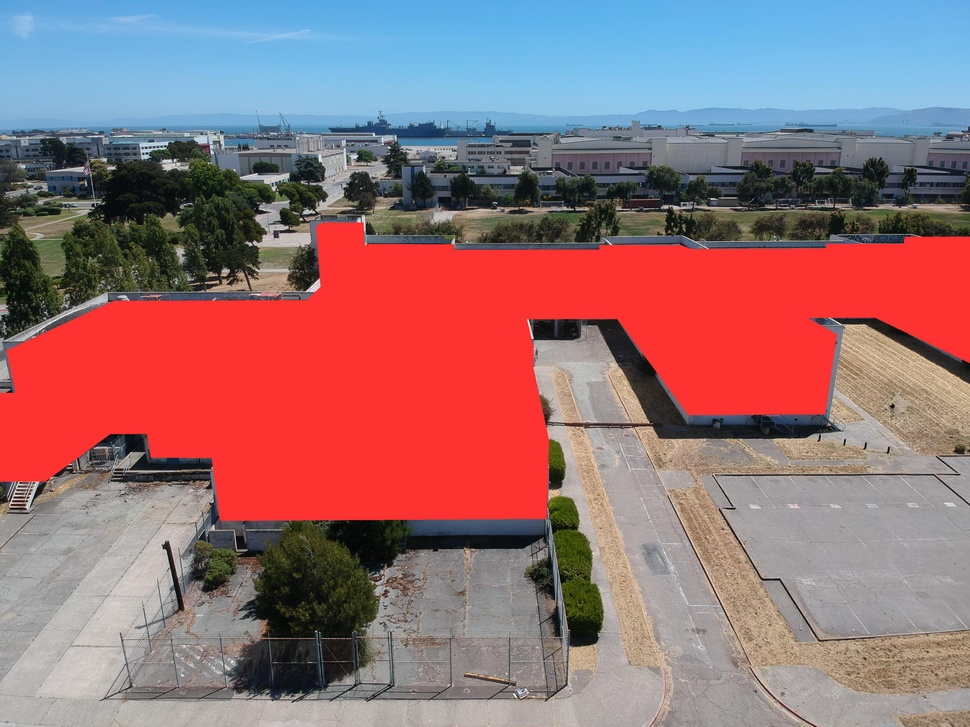
#> input picture image_processing/test_images/DJI_0140.JPG, 970 x 727 px, shrunk from 3968 x 2976 before the run, given in place of DJI_0033.png, which was not available
$ jupyter execute --allow-errors Window_Wall_Ratio_pix4d_HQ.ipynb   (shell and % lines are left out)   (text cells are left out)
#> lines starting #> are read from the running program, lines starting #| are printed output that depends on the picture; after the words box and inside, x2 and y2 are one past the last pixel; in counts of white or black regions, pixels touching at a corner belong together; pictures that were not available may be replaced by others from this repository, and a replacement may not be noted
### image_processing/contour_extraction.py
import cv2
import numpy as np
from shapely import geometry
import image_processing.utils
import matplotlib.pyplot as plt

"""Loads a list of contours from a file."""
# [23 lines left out: function load_contours, not called in this run]

"""Computes a list of contours and writes to a file."""
# [21 lines left out: function extract_contours_to_file, not called in this run]

"""Extracts a set of contours from an image file, as a list."""
def extract_contours(image_file):
    image = cv2.imread(image_file)
    im_bw = 255 - cv2.cvtColor(image, cv2.COLOR_RGB2GRAY)
    (thresh, binarized_im) = cv2.threshold(im_bw, 40.0, 255.0, 0)
    contours, hierarchy = cv2.findContours(binarized_im, cv2.RETR_TREE, cv2.CHAIN_APPROX_SIMPLE)
    contour_list = [[[pixel[0][0], pixel[0][1]] for pixel in contour] for contour in contours]
    return contour_list

### image_processing/utils.py
import numpy as np
from shapely import geometry
import sys
import os
sys.path.append(os.path.dirname(os.path.dirname(os.path.abspath(__file__))))
import image_processing.camera_processing as cp
from PIL import Image

"""Loads an image using Pillow. Will return an RGBA version of the image."""
# [4 lines left out: function load_image, not called in this run]

"""Saves an image to the specified output directory, with a specified filename. Will add a .png extension regardless of the given extension."""
# [4 lines left out: function save_image, not called in this run]

"""Checks if a given point is located within a given polygon."""
def point_within_polygon(point, polygon):
    return polygon.contains(point)

"""Calculates the average projective distance of a facade. Used to compare the distance of facades to the camera."""
# [11 lines left out: function compute_average_projective_distance, not called in this run]


"""Projects a set of points onto a camera image."""
# [12 lines left out: function project_points, not called in this run]

"""Projects a set of facades onto a camera image."""
# [9 lines left out: function get_projected_facades, not called in this run]

"""Creates a list of shapely polygons from a list of lists of points."""
def convert_polygons_shapely(polygons):
    shapely_polys = []
    for polygon in polygons:
        shp_polygon = geometry.Polygon([p for p in polygon])
        shapely_polys.append(shp_polygon)
    return shapely_polys

"""Creates a dictionary mapping filenames to Camera classes (see camera_processing.py)"""
# [7 lines left out: function create_camera_dict, not called in this run]

### Example_Notebooks/Window_Wall_Ratio_pix4d_HQ.ipynb
[cell 1]
from matplotlib.path import Path
import numpy as np
import matplotlib.pyplot as plt
import cv2
from PIL import Image
import argparse
import os, sys
sys.path.append(os.path.dirname(os.getcwd()))
import polygon_primitives.file_writer as fw

from image_processing import extract_window_wall_ratio, utils, contour_extraction
from scipy.spatial import Delaunay

[cell 2]
#Example file
filename = "DJI_0033.JPG"

#directory = "../data/Drone_Flight/"
facade_file = "/Users/stouzani/Desktop/Unstructured_ML/Drone/Drone_Data_Capture/pix4d_HQ/Data_results/merged_polygons.txt"#"../data/Drone_Flight/merged.txt"

image_dir = "/Users/stouzani/Desktop/Unstructured_ML/Drone/Drone_Data_Capture/pix4d_HQ/dji_demo/images/" #directory + "RGB/"
param_dir = "/Users/stouzani/Desktop/Unstructured_ML/Drone/Drone_Data_Capture/pix4d_HQ/pix4d_HQ/1_initial/params/" #directory + "params/"
#predictions_dir = directory + "predictions/"

#> (the rest of this cell did not finish here and is left out)

[cell 3]
window_file = "/Users/stouzani/Desktop/Unstructured_ML/Drone/Drone_Data_Capture/pix4d_HQ/dji_demo/masks_2/DJI_0033.png"
# window_file ='/Users/stouzani/Desktop/Unstructured_ML/Drone/Drone_Data_Capture/pix4d_HQ/dji_demo/mask_GT/DJI_0033_pink.png'

print("Window predictions: ")
image = cv2.imread(window_file)
#> image is the input picture: shape (727, 970, 3); mean B, G, R 117.6, 112.9, 151.1
plt.imshow(image)
plt.show()

#Extract the contours of the window file
contours = contour_extraction.extract_contours(window_file)
#> in extract_contours, `im_bw = 255 - cv2.cvtColor(image, cv2.COLOR_RGB2GRAY)`:
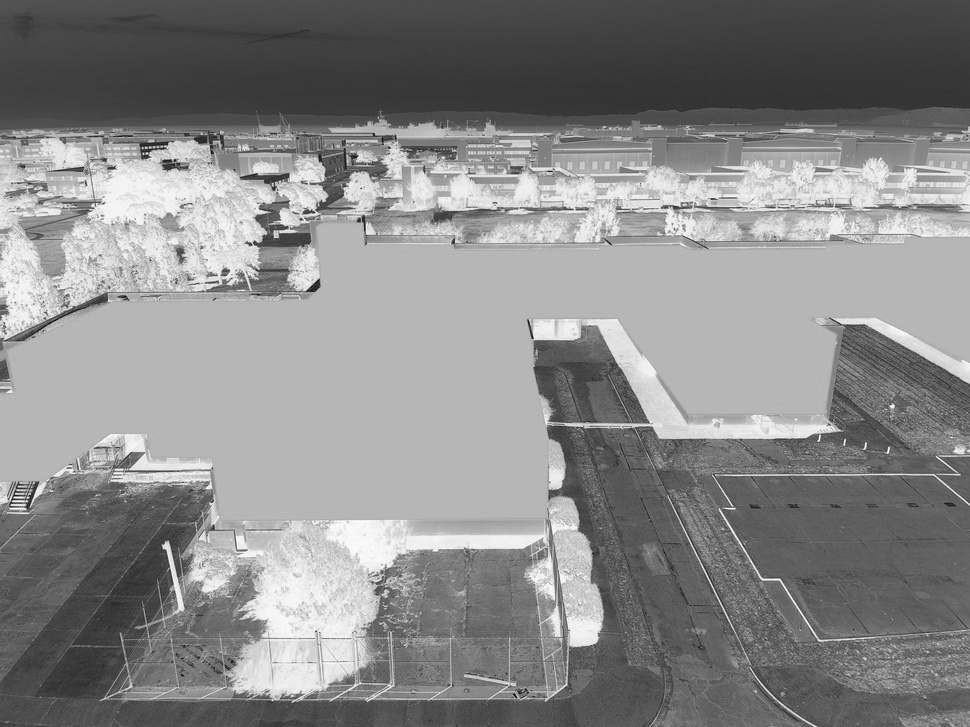
#> im_bw: shape (727, 970); min 2, max 255, mean 136.3
#> in extract_contours, `(thresh, binarized_im) = cv2.threshold(im_bw, 40.0, 255.0, 0)`:
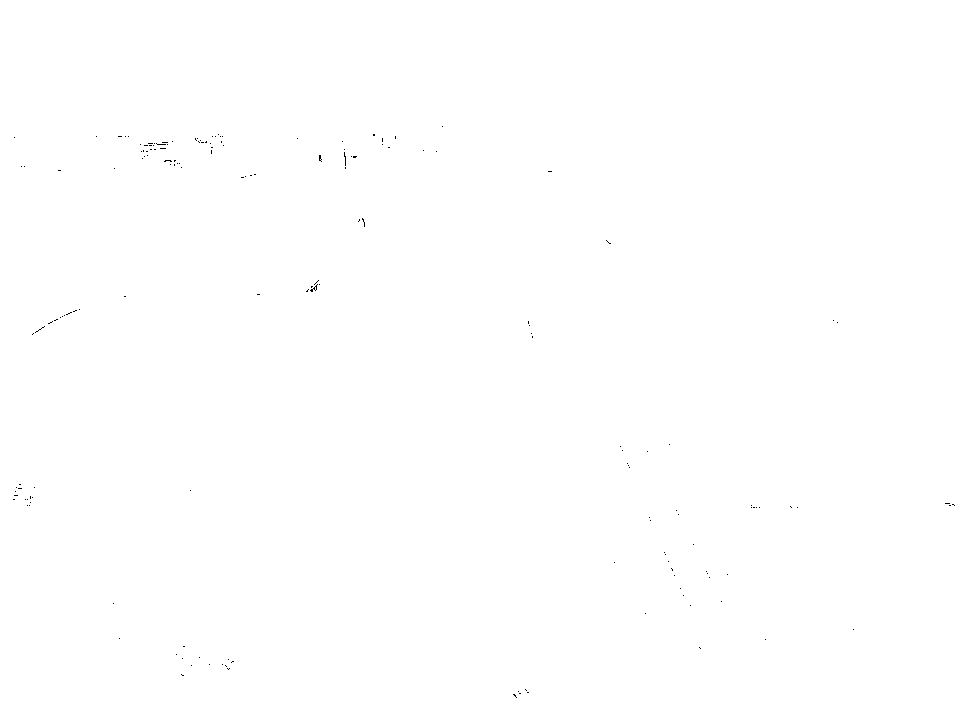
#> binarized_im: shape (727, 970); 99.9% white; black in thin lines or dots, all inside (x1, y1, x2, y2) = (13, 126, 955, 698)
#> in extract_contours, `contours, hierarchy = cv2.findContours(binarized_im, cv2.RETR_TREE, cv..`: contours = 216 contours, 214 with area under 20; largest, box (x1, y1, x2, y2) and area: (0, 0, 970, 727) 703494, (343, 151, 347, 167) 29
#> in extract_contours, `contour_list = [[[pixel[0][0], pixel[0][1]] for pixel in contour] for ..`: contour_list = 216 items
#> contours = 216 items

#Create polygons from the window contours
window_polygons = utils.convert_polygons_shapely(contours)
#> the loop in convert_polygons_shapely, `for polygon in polygons:` made 216 passes
#> polygon on passes 1, 2, 6: [[0, 0], [0, 726], [969, 726], [969, 0]], [[515, 697], [516, 696], [517, 697], [516, 698]], [[517, 691], [518, 690], [519, 691], [518, 692]]
#> window_polygons = 216 items


def plot_shapely_polys(image_file, polys):
    for poly in polys:
        s = poly
        s = poly.simplify(0.1, preserve_topology=True)
        x,y = s.exterior.xy
        plt.plot(x,y)
    plt.show()

print("Extracted contours: ")
plt.imshow(image)
plot_shapely_polys(window_file, window_polygons)
#> in plot_shapely_polys, `plt.show()`:
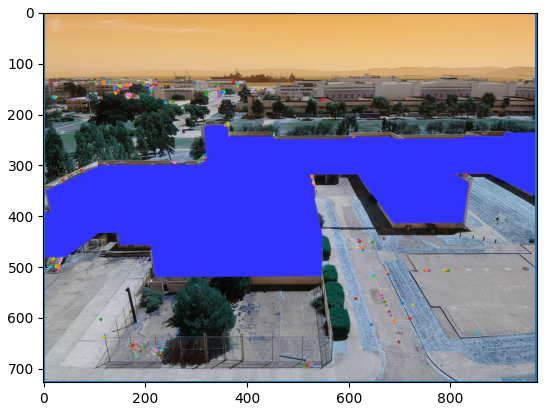
#> figure drawn by matplotlib, 1 panel; B, G, R data is drawn as R, G, B

#> (a cell that did not finish here is left out)

[cell 5]
import json
import pandas as pd
import numpy as np
from PIL import Image, ImageDraw, ImageChops
#> (the rest of this cell did not finish here and is left out)

[cell 6]
nested_lst_of_tuples = []
#> (the rest of this cell did not finish here and is left out)

[cell 7]
def getMask(original,polygon):
    #Returns the mask of the polygon
    mask = Image.new('L', original.size, 0)
    mask_draw = ImageDraw.Draw(mask)
    for i in range(len(data.get("objects"))):
        mask_draw.polygon(polygon[i], outline=1, fill=1)
    return np.array(mask)

[cell 8]
original=Image.open(image_dir + filename)
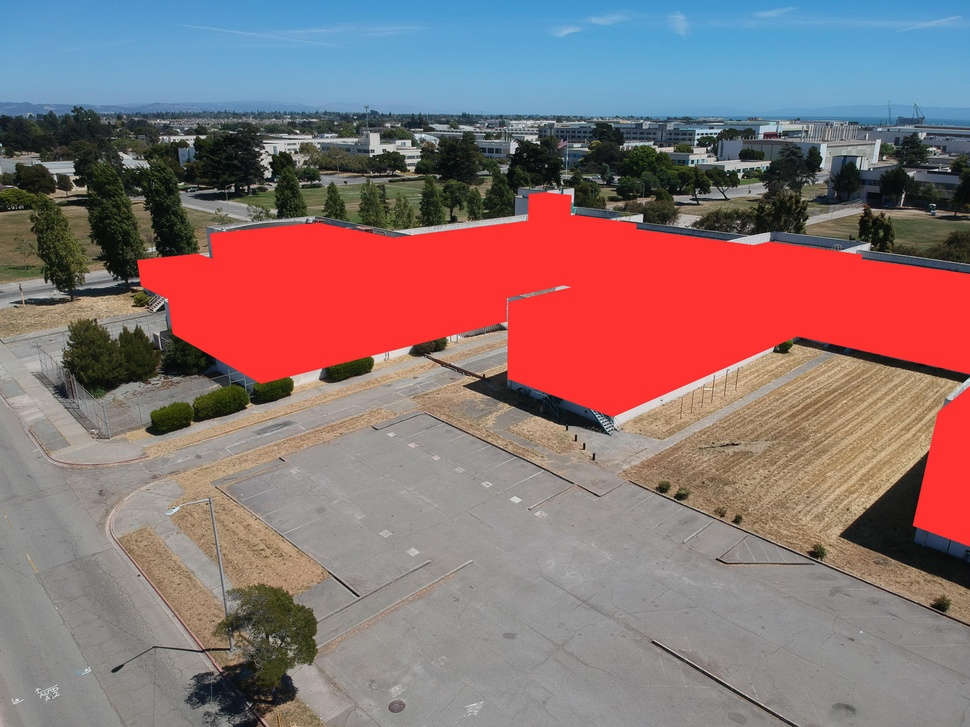
#> input picture image_processing/test_images/DJI_0190.JPG, 970 x 727 px, shrunk from 3968 x 2976 before the run, given in place of DJI_0033.JPG, which was not available
#> original is the input picture: PIL image 970x727 RGB; mean R, G, B 139.2, 114.1, 115
#> (the rest of this cell did not finish here and is left out)

#> in getMask, `mask = Image.new('L', original.size, 0)`: mask: PIL image 970x727 L; every value is 0
